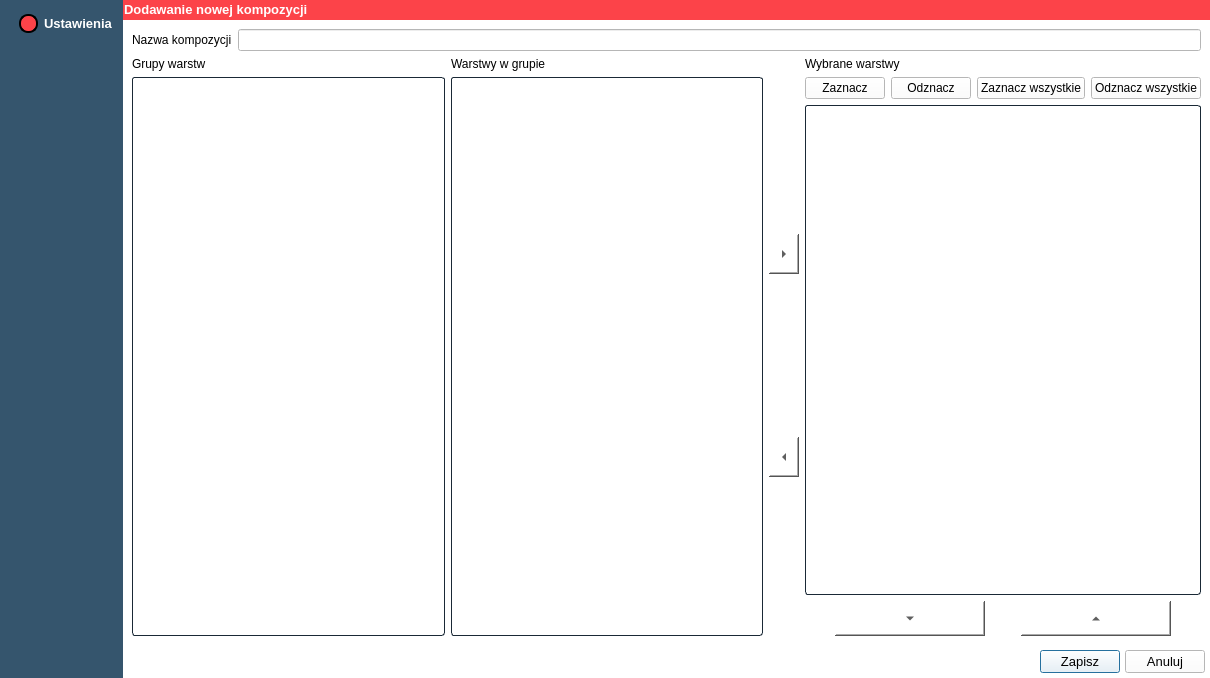
<?xml version="1.0" encoding="UTF-8"?>
<ui version="4.0">
 <class>KompozycjeDialog</class>
 <widget class="QDialog" name="KompozycjeDialog">
  <property name="windowModality">
   <enum>Qt::ApplicationModal</enum>
  </property>
  <property name="enabled">
   <bool>true</bool>
  </property>
  <property name="geometry">
   <rect>
    <x>0</x>
    <y>0</y>
    <width>1210</width>
    <height>678</height>
   </rect>
  </property>
  <property name="sizePolicy">
   <sizepolicy hsizetype="Expanding" vsizetype="Expanding">
    <horstretch>0</horstretch>
    <verstretch>0</verstretch>
   </sizepolicy>
  </property>
  <property name="minimumSize">
   <size>
    <width>0</width>
    <height>0</height>
   </size>
  </property>
  <property name="font">
   <font>
    <family>Segoe UI</family>
    <pointsize>10</pointsize>
    <weight>50</weight>
    <italic>false</italic>
    <bold>false</bold>
   </font>
  </property>
  <property name="windowTitle">
   <string>KOMPOZYCJA</string>
  </property>
  <property name="windowIcon">
   <iconset>
    <normaloff>:/plugins/GIAP-giap_layout/icons/giap_logo.png</normaloff>:/plugins/GIAP-giap_layout/icons/giap_logo.png</iconset>
  </property>
  <property name="styleSheet">
   <string notr="true">* {
	background-color: rgb(255, 255, 255);
	color: black;
    font: 10pt &quot;Segoe UI&quot;; 
}


QAbstractItemView
{
	alternate-background-color:  #e7e7e7;
	color:  black;
	border: 1px solid  #1a2936;
	border-radius: 3px;
	padding: 1px;
}

QPushButton {
	color: black;
}

QPushButton:disabled
{
	color: gray;
}

QToolButton {
	color:  black;
}

QPushButton:disabled
{
	color: gray;
}

QHeaderView::section
{
	background-color:  #cfcfcf;
	color:  black;
	padding-left: 4px;
}</string>
  </property>
  <layout class="QGridLayout" name="gridLayout">
   <property name="leftMargin">
    <number>0</number>
   </property>
   <property name="topMargin">
    <number>0</number>
   </property>
   <property name="rightMargin">
    <number>0</number>
   </property>
   <property name="bottomMargin">
    <number>0</number>
   </property>
   <property name="spacing">
    <number>0</number>
   </property>
   <item row="2" column="1">
    <layout class="QHBoxLayout" name="horizontalLayout">
     <property name="spacing">
      <number>5</number>
     </property>
     <property name="leftMargin">
      <number>5</number>
     </property>
     <property name="topMargin">
      <number>5</number>
     </property>
     <property name="rightMargin">
      <number>5</number>
     </property>
     <property name="bottomMargin">
      <number>5</number>
     </property>
     <item>
      <spacer name="horizontalSpacer">
       <property name="orientation">
        <enum>Qt::Horizontal</enum>
       </property>
       <property name="sizeHint" stdset="0">
        <size>
         <width>40</width>
         <height>20</height>
        </size>
       </property>
      </spacer>
     </item>
     <item>
      <widget class="QPushButton" name="pushButton_2">
       <property name="minimumSize">
        <size>
         <width>70</width>
         <height>0</height>
        </size>
       </property>
       <property name="text">
        <string>Zapisz</string>
       </property>
      </widget>
     </item>
     <item>
      <widget class="QPushButton" name="pushButton">
       <property name="minimumSize">
        <size>
         <width>70</width>
         <height>0</height>
        </size>
       </property>
       <property name="text">
        <string>Anuluj</string>
       </property>
      </widget>
     </item>
    </layout>
   </item>
   <item row="1" column="1">
    <widget class="QFrame" name="frame">
     <property name="sizePolicy">
      <sizepolicy hsizetype="Preferred" vsizetype="Expanding">
       <horstretch>0</horstretch>
       <verstretch>0</verstretch>
      </sizepolicy>
     </property>
     <property name="font">
      <font>
       <family>Segoe UI</family>
       <pointsize>10</pointsize>
       <weight>50</weight>
       <italic>false</italic>
       <bold>false</bold>
      </font>
     </property>
     <property name="styleSheet">
      <string notr="true"/>
     </property>
     <property name="frameShape">
      <enum>QFrame::NoFrame</enum>
     </property>
     <property name="frameShadow">
      <enum>QFrame::Plain</enum>
     </property>
     <layout class="QGridLayout" name="gridLayout_2">
      <item row="1" column="0">
       <widget class="QLabel" name="grupy_label">
        <property name="sizePolicy">
         <sizepolicy hsizetype="Preferred" vsizetype="Fixed">
          <horstretch>0</horstretch>
          <verstretch>0</verstretch>
         </sizepolicy>
        </property>
        <property name="text">
         <string>Grupy warstw</string>
        </property>
       </widget>
      </item>
      <item row="1" column="1">
       <widget class="QLabel" name="warstwy_w_grupie_label">
        <property name="sizePolicy">
         <sizepolicy hsizetype="Preferred" vsizetype="Fixed">
          <horstretch>0</horstretch>
          <verstretch>0</verstretch>
         </sizepolicy>
        </property>
        <property name="text">
         <string>Warstwy w grupie</string>
        </property>
       </widget>
      </item>
      <item row="1" column="3">
       <widget class="QLabel" name="wybrane_warstwy_label">
        <property name="sizePolicy">
         <sizepolicy hsizetype="Preferred" vsizetype="Fixed">
          <horstretch>0</horstretch>
          <verstretch>0</verstretch>
         </sizepolicy>
        </property>
        <property name="text">
         <string>Wybrane warstwy</string>
        </property>
       </widget>
      </item>
      <item row="0" column="0" colspan="4">
       <layout class="QHBoxLayout" name="horizontalLayout_3">
        <item>
         <widget class="QLabel" name="label_2">
          <property name="text">
           <string>Nazwa kompozycji</string>
          </property>
         </widget>
        </item>
        <item>
         <widget class="QLineEdit" name="nazwa_lineEdit"/>
        </item>
       </layout>
      </item>
      <item row="3" column="3">
       <widget class="QListView" name="warstwy_table">
        <property name="editTriggers">
         <set>QAbstractItemView::NoEditTriggers</set>
        </property>
        <property name="dragEnabled">
         <bool>false</bool>
        </property>
        <property name="dragDropOverwriteMode">
         <bool>false</bool>
        </property>
        <property name="dragDropMode">
         <enum>QAbstractItemView::NoDragDrop</enum>
        </property>
        <property name="defaultDropAction">
         <enum>Qt::MoveAction</enum>
        </property>
        <property name="alternatingRowColors">
         <bool>true</bool>
        </property>
        <property name="selectionMode">
         <enum>QAbstractItemView::SingleSelection</enum>
        </property>
        <property name="selectionBehavior">
         <enum>QAbstractItemView::SelectRows</enum>
        </property>
       </widget>
      </item>
      <item row="2" column="3">
       <widget class="QWidget" name="widget_2" native="true">
        <layout class="QHBoxLayout" name="horizontalLayout_2">
         <property name="leftMargin">
          <number>0</number>
         </property>
         <property name="topMargin">
          <number>0</number>
         </property>
         <property name="rightMargin">
          <number>0</number>
         </property>
         <property name="bottomMargin">
          <number>0</number>
         </property>
         <item>
          <widget class="QPushButton" name="checkPushButton">
           <property name="text">
            <string>Zaznacz</string>
           </property>
          </widget>
         </item>
         <item>
          <widget class="QPushButton" name="uncheckPushButton">
           <property name="text">
            <string>Odznacz</string>
           </property>
          </widget>
         </item>
         <item>
          <widget class="QPushButton" name="checkAllPushButton">
           <property name="text">
            <string>Zaznacz wszystkie</string>
           </property>
          </widget>
         </item>
         <item>
          <widget class="QPushButton" name="uncheckAllPushButton">
           <property name="text">
            <string>Odznacz wszystkie</string>
           </property>
          </widget>
         </item>
        </layout>
       </widget>
      </item>
      <item row="2" column="2" rowspan="3">
       <layout class="QVBoxLayout" name="verticalLayout_2">
        <item>
         <widget class="QToolButton" name="dodaj_warstwe">
          <property name="minimumSize">
           <size>
            <width>30</width>
            <height>40</height>
           </size>
          </property>
          <property name="text">
           <string>...</string>
          </property>
          <property name="arrowType">
           <enum>Qt::RightArrow</enum>
          </property>
         </widget>
        </item>
        <item>
         <widget class="QToolButton" name="usun_warstwe">
          <property name="minimumSize">
           <size>
            <width>30</width>
            <height>40</height>
           </size>
          </property>
          <property name="text">
           <string>...</string>
          </property>
          <property name="arrowType">
           <enum>Qt::LeftArrow</enum>
          </property>
         </widget>
        </item>
       </layout>
      </item>
      <item row="2" column="1" rowspan="3">
       <widget class="QListView" name="warstwy_w_grupie_table">
        <property name="editTriggers">
         <set>QAbstractItemView::NoEditTriggers</set>
        </property>
        <property name="dragEnabled">
         <bool>false</bool>
        </property>
        <property name="dragDropOverwriteMode">
         <bool>false</bool>
        </property>
        <property name="dragDropMode">
         <enum>QAbstractItemView::NoDragDrop</enum>
        </property>
        <property name="defaultDropAction">
         <enum>Qt::MoveAction</enum>
        </property>
        <property name="alternatingRowColors">
         <bool>true</bool>
        </property>
        <property name="selectionMode">
         <enum>QAbstractItemView::MultiSelection</enum>
        </property>
        <property name="selectionBehavior">
         <enum>QAbstractItemView::SelectRows</enum>
        </property>
       </widget>
      </item>
      <item row="2" column="0" rowspan="3">
       <widget class="QListView" name="grupy_table">
        <property name="editTriggers">
         <set>QAbstractItemView::NoEditTriggers</set>
        </property>
        <property name="dragEnabled">
         <bool>false</bool>
        </property>
        <property name="dragDropOverwriteMode">
         <bool>false</bool>
        </property>
        <property name="dragDropMode">
         <enum>QAbstractItemView::NoDragDrop</enum>
        </property>
        <property name="defaultDropAction">
         <enum>Qt::MoveAction</enum>
        </property>
        <property name="alternatingRowColors">
         <bool>true</bool>
        </property>
        <property name="selectionMode">
         <enum>QAbstractItemView::SingleSelection</enum>
        </property>
        <property name="selectionBehavior">
         <enum>QAbstractItemView::SelectRows</enum>
        </property>
       </widget>
      </item>
      <item row="4" column="3">
       <layout class="QHBoxLayout" name="horizontalLayout_4">
        <item>
         <widget class="QToolButton" name="wdol_warstwe">
          <property name="minimumSize">
           <size>
            <width>150</width>
            <height>35</height>
           </size>
          </property>
          <property name="text">
           <string>...</string>
          </property>
          <property name="arrowType">
           <enum>Qt::DownArrow</enum>
          </property>
         </widget>
        </item>
        <item>
         <widget class="QToolButton" name="wgore_warstwe">
          <property name="minimumSize">
           <size>
            <width>150</width>
            <height>35</height>
           </size>
          </property>
          <property name="text">
           <string>...</string>
          </property>
          <property name="arrowType">
           <enum>Qt::UpArrow</enum>
          </property>
         </widget>
        </item>
       </layout>
      </item>
     </layout>
    </widget>
   </item>
   <item row="0" column="0" rowspan="3">
    <widget class="QWidget" name="widget" native="true">
     <property name="minimumSize">
      <size>
       <width>120</width>
       <height>0</height>
      </size>
     </property>
     <property name="font">
      <font>
       <family>Segoe UI Light</family>
       <pointsize>8</pointsize>
       <weight>9</weight>
       <italic>false</italic>
       <bold>false</bold>
      </font>
     </property>
     <property name="styleSheet">
      <string notr="true">background-color: rgb(53, 85, 109);
font: 75 8pt &quot;Segoe UI Light&quot;;
</string>
     </property>
     <layout class="QGridLayout" name="gridLayout_3">
      <item row="0" column="0">
       <widget class="QRadioButton" name="radioButton_10">
        <property name="enabled">
         <bool>false</bool>
        </property>
        <property name="minimumSize">
         <size>
          <width>0</width>
          <height>20</height>
         </size>
        </property>
        <property name="palette">
         <palette>
          <active>
           <colorrole role="WindowText">
            <brush brushstyle="SolidPattern">
             <color alpha="255">
              <red>255</red>
              <green>255</green>
              <blue>255</blue>
             </color>
            </brush>
           </colorrole>
           <colorrole role="Button">
            <brush brushstyle="SolidPattern">
             <color alpha="255">
              <red>53</red>
              <green>85</green>
              <blue>109</blue>
             </color>
            </brush>
           </colorrole>
           <colorrole role="Text">
            <brush brushstyle="SolidPattern">
             <color alpha="255">
              <red>255</red>
              <green>255</green>
              <blue>255</blue>
             </color>
            </brush>
           </colorrole>
           <colorrole role="ButtonText">
            <brush brushstyle="SolidPattern">
             <color alpha="255">
              <red>255</red>
              <green>255</green>
              <blue>255</blue>
             </color>
            </brush>
           </colorrole>
           <colorrole role="Base">
            <brush brushstyle="SolidPattern">
             <color alpha="255">
              <red>53</red>
              <green>85</green>
              <blue>109</blue>
             </color>
            </brush>
           </colorrole>
           <colorrole role="Window">
            <brush brushstyle="SolidPattern">
             <color alpha="255">
              <red>53</red>
              <green>85</green>
              <blue>109</blue>
             </color>
            </brush>
           </colorrole>
          </active>
          <inactive>
           <colorrole role="WindowText">
            <brush brushstyle="SolidPattern">
             <color alpha="255">
              <red>255</red>
              <green>255</green>
              <blue>255</blue>
             </color>
            </brush>
           </colorrole>
           <colorrole role="Button">
            <brush brushstyle="SolidPattern">
             <color alpha="255">
              <red>53</red>
              <green>85</green>
              <blue>109</blue>
             </color>
            </brush>
           </colorrole>
           <colorrole role="Text">
            <brush brushstyle="SolidPattern">
             <color alpha="255">
              <red>255</red>
              <green>255</green>
              <blue>255</blue>
             </color>
            </brush>
           </colorrole>
           <colorrole role="ButtonText">
            <brush brushstyle="SolidPattern">
             <color alpha="255">
              <red>255</red>
              <green>255</green>
              <blue>255</blue>
             </color>
            </brush>
           </colorrole>
           <colorrole role="Base">
            <brush brushstyle="SolidPattern">
             <color alpha="255">
              <red>53</red>
              <green>85</green>
              <blue>109</blue>
             </color>
            </brush>
           </colorrole>
           <colorrole role="Window">
            <brush brushstyle="SolidPattern">
             <color alpha="255">
              <red>53</red>
              <green>85</green>
              <blue>109</blue>
             </color>
            </brush>
           </colorrole>
          </inactive>
          <disabled>
           <colorrole role="WindowText">
            <brush brushstyle="SolidPattern">
             <color alpha="255">
              <red>255</red>
              <green>255</green>
              <blue>255</blue>
             </color>
            </brush>
           </colorrole>
           <colorrole role="Button">
            <brush brushstyle="SolidPattern">
             <color alpha="255">
              <red>53</red>
              <green>85</green>
              <blue>109</blue>
             </color>
            </brush>
           </colorrole>
           <colorrole role="Text">
            <brush brushstyle="SolidPattern">
             <color alpha="255">
              <red>255</red>
              <green>255</green>
              <blue>255</blue>
             </color>
            </brush>
           </colorrole>
           <colorrole role="ButtonText">
            <brush brushstyle="SolidPattern">
             <color alpha="255">
              <red>255</red>
              <green>255</green>
              <blue>255</blue>
             </color>
            </brush>
           </colorrole>
           <colorrole role="Base">
            <brush brushstyle="SolidPattern">
             <color alpha="255">
              <red>53</red>
              <green>85</green>
              <blue>109</blue>
             </color>
            </brush>
           </colorrole>
           <colorrole role="Window">
            <brush brushstyle="SolidPattern">
             <color alpha="255">
              <red>53</red>
              <green>85</green>
              <blue>109</blue>
             </color>
            </brush>
           </colorrole>
          </disabled>
         </palette>
        </property>
        <property name="font">
         <font>
          <family>Segoe UI</family>
          <pointsize>10</pointsize>
          <weight>75</weight>
          <italic>false</italic>
          <bold>true</bold>
         </font>
        </property>
        <property name="styleSheet">
         <string notr="true">QRadioButton::indicator::checked  {
	border: 2px solid black;
	border-radius: 9px;
	background-color: rgb(252, 67, 73);
	width: 15px;
	height: 15px;
	margin-left: 5px;
}

QRadioButton::indicator::unchecked  {
	border: 2px solid black;
	border-radius: 9px;
	background-color: rgb(255, 255, 255);
	width: 15px;
	height: 15px;
	margin-left: 5px;
}

QRadioButton {
	color : white;
	font: 10pt &quot;Segoe UI&quot;;
	font-weight: bold; 
	margin-left: 5px;
	margin-top: 5px;
}</string>
        </property>
        <property name="text">
         <string>Ustawienia</string>
        </property>
        <property name="checkable">
         <bool>true</bool>
        </property>
        <property name="checked">
         <bool>true</bool>
        </property>
       </widget>
      </item>
      <item row="1" column="0">
       <spacer name="verticalSpacer_2">
        <property name="orientation">
         <enum>Qt::Vertical</enum>
        </property>
        <property name="sizeHint" stdset="0">
         <size>
          <width>20</width>
          <height>40</height>
         </size>
        </property>
       </spacer>
      </item>
     </layout>
    </widget>
   </item>
   <item row="0" column="1">
    <widget class="QFrame" name="frame_3">
     <property name="minimumSize">
      <size>
       <width>200</width>
       <height>20</height>
      </size>
     </property>
     <property name="maximumSize">
      <size>
       <width>16777215</width>
       <height>20</height>
      </size>
     </property>
     <property name="styleSheet">
      <string notr="true">background-color: rgb(252, 67, 73);</string>
     </property>
     <property name="frameShape">
      <enum>QFrame::NoFrame</enum>
     </property>
     <property name="frameShadow">
      <enum>QFrame::Plain</enum>
     </property>
     <widget class="QLabel" name="title_label_3">
      <property name="geometry">
       <rect>
        <x>1</x>
        <y>1</y>
        <width>261</width>
        <height>16</height>
       </rect>
      </property>
      <property name="font">
       <font>
        <family>Segoe UI</family>
        <pointsize>10</pointsize>
        <weight>75</weight>
        <italic>false</italic>
        <bold>true</bold>
       </font>
      </property>
      <property name="styleSheet">
       <string notr="true">color : white;	font-weight: bold;</string>
      </property>
      <property name="text">
       <string>Dodawanie nowej kompozycji</string>
      </property>
     </widget>
    </widget>
   </item>
  </layout>
 </widget>
 <tabstops>
  <tabstop>nazwa_lineEdit</tabstop>
  <tabstop>grupy_table</tabstop>
  <tabstop>warstwy_w_grupie_table</tabstop>
  <tabstop>dodaj_warstwe</tabstop>
  <tabstop>warstwy_table</tabstop>
  <tabstop>checkPushButton</tabstop>
  <tabstop>uncheckPushButton</tabstop>
  <tabstop>checkAllPushButton</tabstop>
  <tabstop>uncheckAllPushButton</tabstop>
  <tabstop>usun_warstwe</tabstop>
  <tabstop>wdol_warstwe</tabstop>
  <tabstop>wgore_warstwe</tabstop>
  <tabstop>pushButton_2</tabstop>
  <tabstop>pushButton</tabstop>
  <tabstop>radioButton_10</tabstop>
 </tabstops>
 <resources/>
 <connections>
  <connection>
   <sender>pushButton</sender>
   <signal>clicked()</signal>
   <receiver>KompozycjeDialog</receiver>
   <slot>reject()</slot>
   <hints>
    <hint type="sourcelabel">
     <x>1227</x>
     <y>682</y>
    </hint>
    <hint type="destinationlabel">
     <x>486</x>
     <y>476</y>
    </hint>
   </hints>
  </connection>
 </connections>
</ui>
